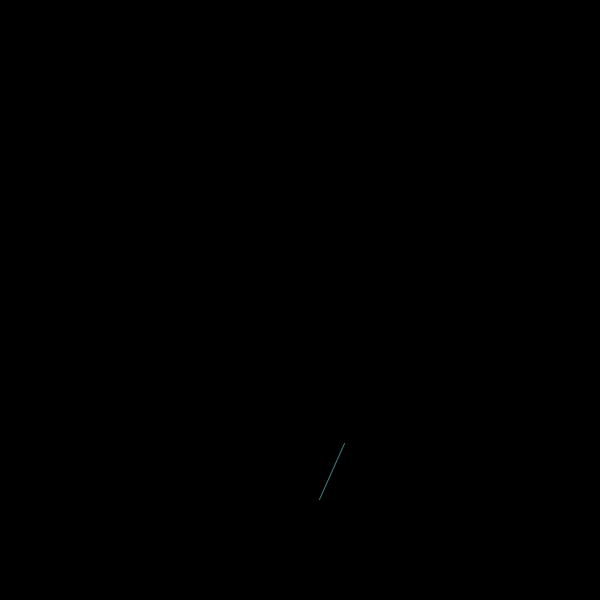
Frame 1 (no input)
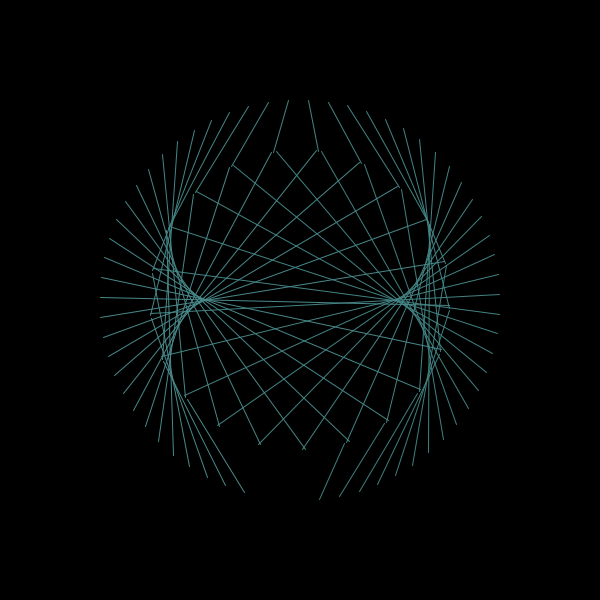
Frame 60 (the mouse pressed at the canvas centre just before this capture)
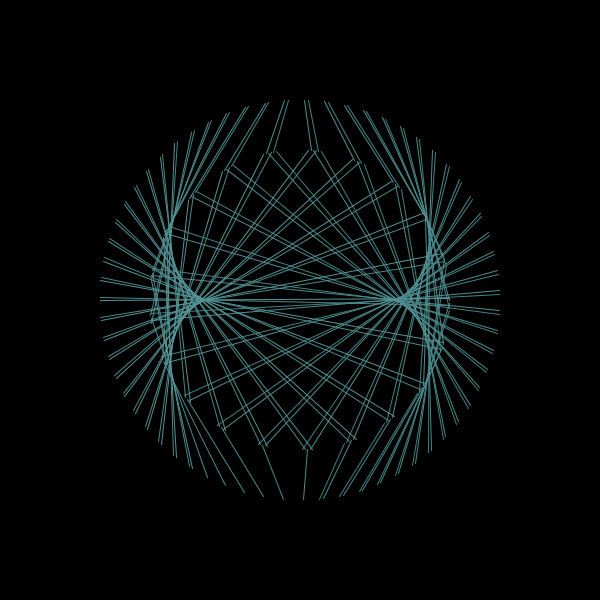
Frame 120 (the mouse held since frame 60 and released just before this capture)

The Processing sketch that drew these frames (run headless with seeded random() and noise(); from frame 60 on, the mouse is pressed at the canvas centre):

// Processing sketch: spinning_line
// ── spinning_line.pde
void setup() {
  background(0);
  size(600, 600);
}
void draw() {
  
  // sin and cos, always -1 and 1
  //background(255);
  
  float distance1 = 200;
  float angle1 = frameCount * 0.1;  
  float x1 = width/2 + distance1 * sin(angle1);
  float y1 = height/2 + distance1 * cos(angle1);

  float distance2 = 150;
  float angle2 = frameCount * 0.3;  
  float x2 = width/2 + distance2 * sin(angle2);
  float y2 = height/2 + distance2 * cos(angle2);
  
  float r = 128 + 128 * sin(100 + frameCount * 0.0017);
  float g = 128 + 128 * sin(frameCount * 0.0014);
  float b = 128 + 128 * sin(frameCount * 0.0016);
  
  stroke(r,g,b);
  line(x1, y1, x2, y2);
  
}
void keyPressed() {
  if(key == 's') {
    save("spinning_line.png");
  }
}
